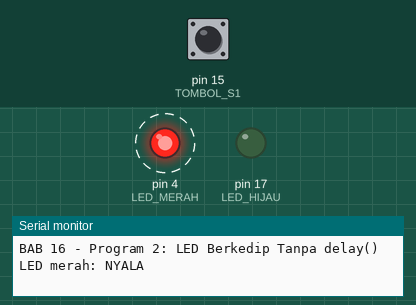
Simulated run of this sketch. Board: Arduino Uno, built with avr-gcc and run on an emulated ATmega328P. Shown: output pins drawn as LEDs (lit = HIGH), the last lines printed to the serial monitor. Dashed ring = blinking. The test bench sets the inputs (shaded band); at power-on: pin 15 (TOMBOL_S1) LOW.

Above: at 1.2 s.
1.3 s: pin 15 (TOMBOL_S1) pulled HIGH for 0.15 s
At 1.37 s:
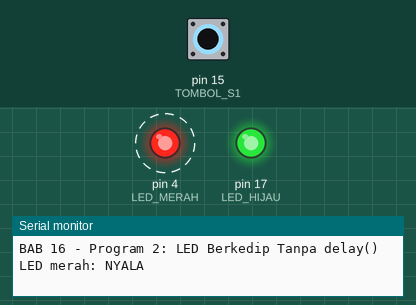
4.3 s: pin 15 (TOMBOL_S1) pulled HIGH for 1 s
At 6.8 s:
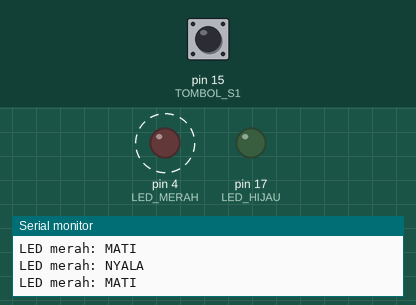
7.3 s: pin 15 (TOMBOL_S1) pulled HIGH for 3.2 s
At 8.8 s:
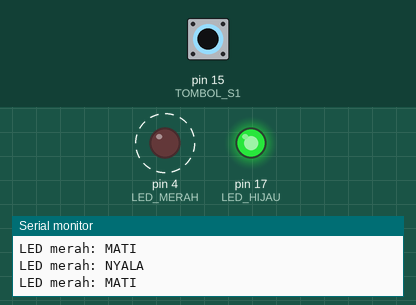
Timing chart, 0 to 18.0 s (numbered marks = the images above; inputs shaded):
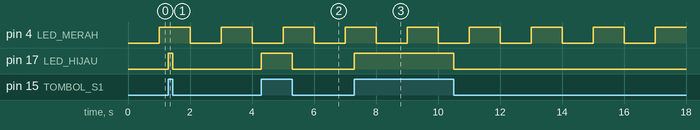

The sketch:

p2_kedip_tanpa_delay.ino
```cpp
/*
 * BAB 16 - Program 2: LED Berkedip Tanpa delay()
 * LED merah berkedip setiap 1 detik memakai millis(),
 * sementara LED hijau langsung mengikuti tombol S1.
 *
 * Rangkaian:
 *   LED1 (merah)                → IO4
 *   LED2 (hijau)                → IO17
 *   Tombol S1 (pin kuning ke-3) → IO15
 */

#define LED_MERAH 4
#define LED_HIJAU 17
#define TOMBOL_S1 15

const unsigned long INTERVAL_KEDIP = 1000;  // ms: LED merah ganti keadaan setiap 1 detik

unsigned long waktuKedipLalu = 0;  // kapan LED merah terakhir ganti keadaan
bool merahNyala = false;           // keadaan LED merah saat ini

void setup() {
  Serial.begin(115200);
  pinMode(LED_MERAH, OUTPUT);
  pinMode(LED_HIJAU, OUTPUT);
  pinMode(TOMBOL_S1, INPUT);

  Serial.println("BAB 16 - Program 2: LED Berkedip Tanpa delay()");
}

void loop() {
  unsigned long sekarang = millis();  // lirik jam sekali di awal loop()

  // Tugas 1: LED merah berkedip — hanya bertindak kalau sudah waktunya
  if (sekarang - waktuKedipLalu >= INTERVAL_KEDIP) {
    waktuKedipLalu = sekarang;          // catat waktu tindakan ini
    merahNyala = !merahNyala;           // balik keadaan LED
    digitalWrite(LED_MERAH, merahNyala ? HIGH : LOW);

    Serial.print("LED merah: ");
    Serial.println(merahNyala ? "NYALA" : "MATI");
  }

  // Tugas 2: LED hijau mengikuti S1 — diperiksa di SETIAP putaran loop()
  digitalWrite(LED_HIJAU, digitalRead(TOMBOL_S1));
}
```

Measured:
- after the input at 1.3 s, pin 17 (LED_HIJAU): LOW → HIGH at once, → LOW 0.15 s later
- after the input at 4.3 s, pin 17 (LED_HIJAU): LOW → HIGH at once, → LOW 1.0 s later
- after the input at 7.3 s, pin 17 (LED_HIJAU): LOW → HIGH at once, → LOW 3.2 s later
- by itself, pin 4 (LED_MERAH): alternates HIGH for 1.0 s and LOW for 1.0 s
